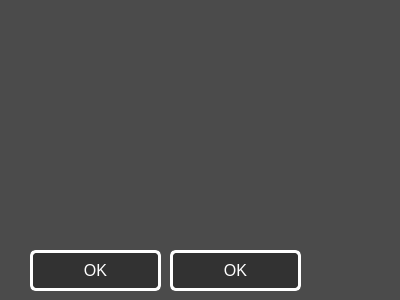
<?xml version="1.0" encoding="UTF-8"?>
<ui version="4.0">
 <class>Einstellungen</class>
 <widget class="QDialog" name="Einstellungen">
  <property name="geometry">
   <rect>
    <x>0</x>
    <y>0</y>
    <width>400</width>
    <height>300</height>
   </rect>
  </property>
  <property name="windowTitle">
   <string>Einstellungen</string>
  </property>
  <property name="styleSheet">
   <string notr="true">background-color:rgb(75, 75, 75)</string>
  </property>
  <widget class="QPushButton" name="pushButton">
   <property name="geometry">
    <rect>
     <x>30</x>
     <y>250</y>
     <width>131</width>
     <height>41</height>
    </rect>
   </property>
   <property name="font">
    <font>
     <family>Tahoma</family>
     <pointsize>12</pointsize>
    </font>
   </property>
   <property name="styleSheet">
    <string notr="true">background-color: rgb(50, 50, 50);
color: rgb(255, 255, 255);
padding: 5px;
border-radius: 6px;
border: 3px solid #FFF</string>
   </property>
   <property name="text">
    <string>OK</string>
   </property>
  </widget>
  <widget class="QPushButton" name="pushButton_2">
   <property name="geometry">
    <rect>
     <x>170</x>
     <y>250</y>
     <width>131</width>
     <height>41</height>
    </rect>
   </property>
   <property name="font">
    <font>
     <family>Tahoma</family>
     <pointsize>12</pointsize>
    </font>
   </property>
   <property name="styleSheet">
    <string notr="true">background-color: rgb(50, 50, 50);
color: rgb(255, 255, 255);
padding: 5px;
border-radius: 6px;
border: 3px solid #FFF</string>
   </property>
   <property name="text">
    <string>OK</string>
   </property>
  </widget>
 </widget>
 <resources/>
 <connections/>
</ui>
